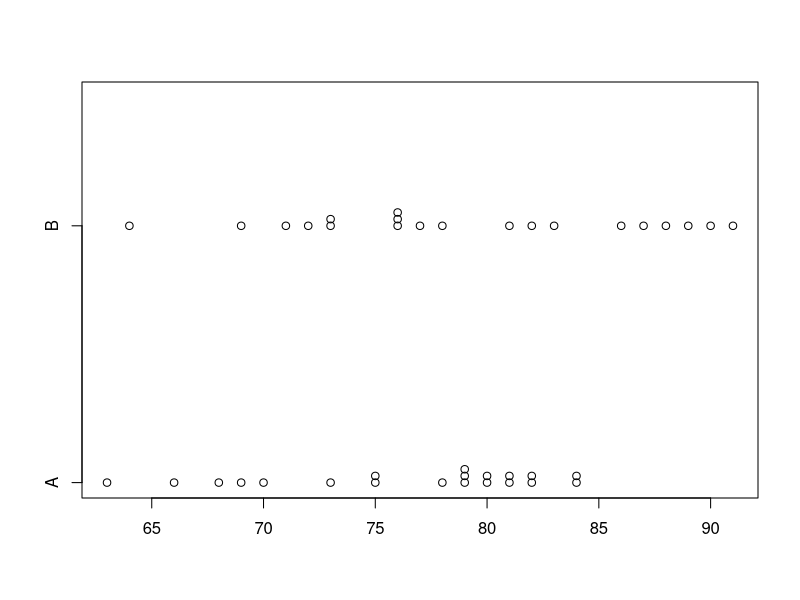

The R script that drew this image:
## ---- chunk 1
library(openxlsx)
setwd('~/code/R/r-practice')
data <- read.xlsx("3-2.xlsx", sheet="3-3")
data
## ---- chunk 2
stripchart(data, method="stack", pch =1)
## ---- chunk 3
t.test(data$A, data$B, paired = F, alternative = "two.sided", var.equal = F)
